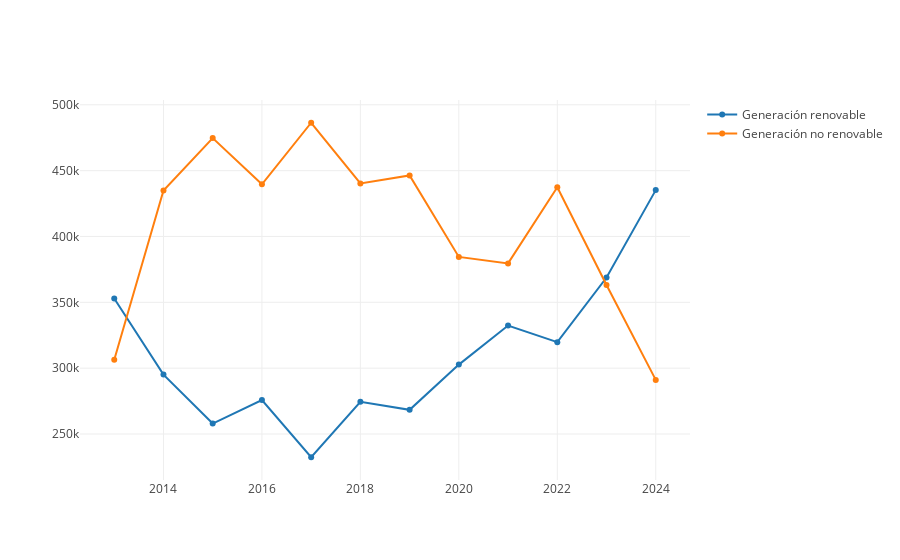

Notebook code for this chart:
### Code cell
val EnergiasParaAnalizar = Seq("Generación renovable", "Generación no renovable")
AnalisisEnergiasAnual(EnergiasParaAnalizar, dataFrameBalance)

### Figure 1 — Plotly figure (JSON) as saved in the notebook; plotly's stock layout.template omitted (floating-point values rounded to 4 significant figures)
{"data": [{"name": "Generación renovable", "type": "scatter", "x": ["2013", "2014", "2015", "2016", "2017", "2018", "2019", "2020", "2021", "2022", "2023", "2024"], "y": [352900.0, 295100.0, 257900.0, 275800.0, 232400.0, 274500.0, 268400.0, 302700.0, 332400.0, 319800.0, 368800.0, 435200.0]}, {"name": "Generación no renovable", "type": "scatter", "x": ["2013", "2014", "2015", "2016", "2017", "2018", "2019", "2020", "2021", "2022", "2023", "2024"], "y": [306400.0, 435000.0, 474700.0, 439600.0, 486400.0, 440300.0, 446300.0, 384500.0, 379600.0, 437400.0, 363200.0, 291100.0]}], "layout": {"autosize": true, "xaxis": {"autorange": true, "range": [2012.0, 2025.0], "type": "linear"}, "yaxis": {"autorange": true, "range": [213800.0, 505000.0], "type": "linear"}}}
